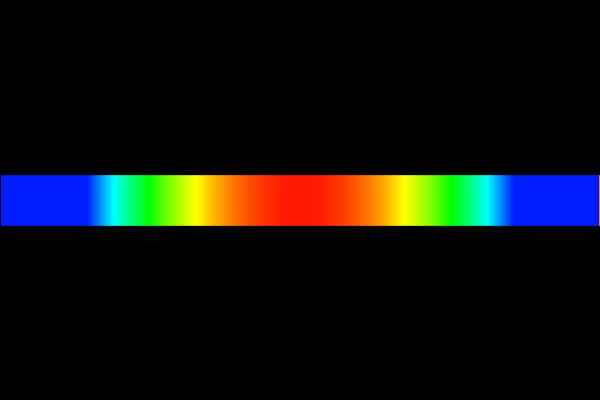
Frame 1 (no input)
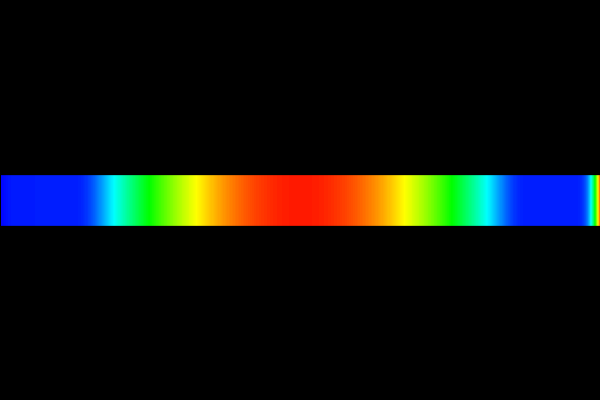
Frame 60 (the mouse pressed at the canvas centre just before this capture)
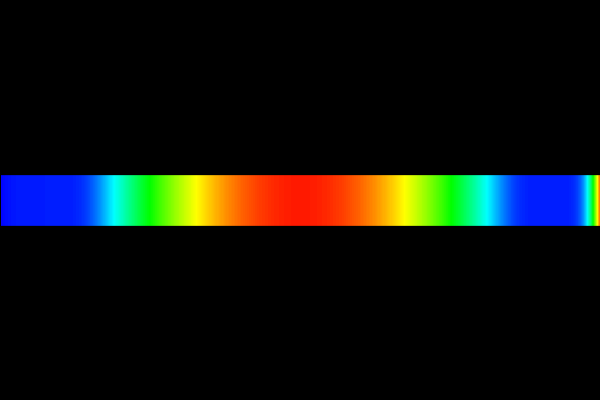
Frame 120 (the mouse held since frame 60 and released just before this capture)

The Processing sketch that drew these frames (run headless with seeded random() and noise(); from frame 60 on, the mouse is pressed at the canvas centre):

// Processing sketch: conductionBar
// ── conductionBar.pde
float dx = 1;
float dt = 1;
float alpha = 0.5;
int w = 600;
float[] surface = new float[int(w/dx)];
float[] pastSurface = new float[int(w/dx)];
int last = int(w/dx)-1;
float barWidth = 50;

void setup(){
  size(600, 400);
  background(0);
  colorMode(HSB, 360, 256, 256, 100);
  stroke(255);
  frameRate(1000/dt);
  for(int i=1; i<int(width/dx)-1; i++){
    surface[i] = min(10+pow(i-width/2, 2)*5/width, height-10);
  }
  surface[0] = height;
  surface[last] = 50;
}

void draw(){
  background(0);
  for(int i=1; i<int(width/dx); i++){
    stroke(int(surface[i]/width*360), 256, 256, 100);
    line(i*dx, height/2-barWidth/2, i*dx, height/2+barWidth/2);
  }
  conduct();
}

void conduct(){
  arrayCopy(surface,pastSurface);
  for(int i=1; i<width/dx-1; i++){
    surface[i] = pastSurface[i] + alpha*(dt/dx/dx)*(pastSurface[i+1]-2*pastSurface[i]+pastSurface[i-1]);
  }
}
